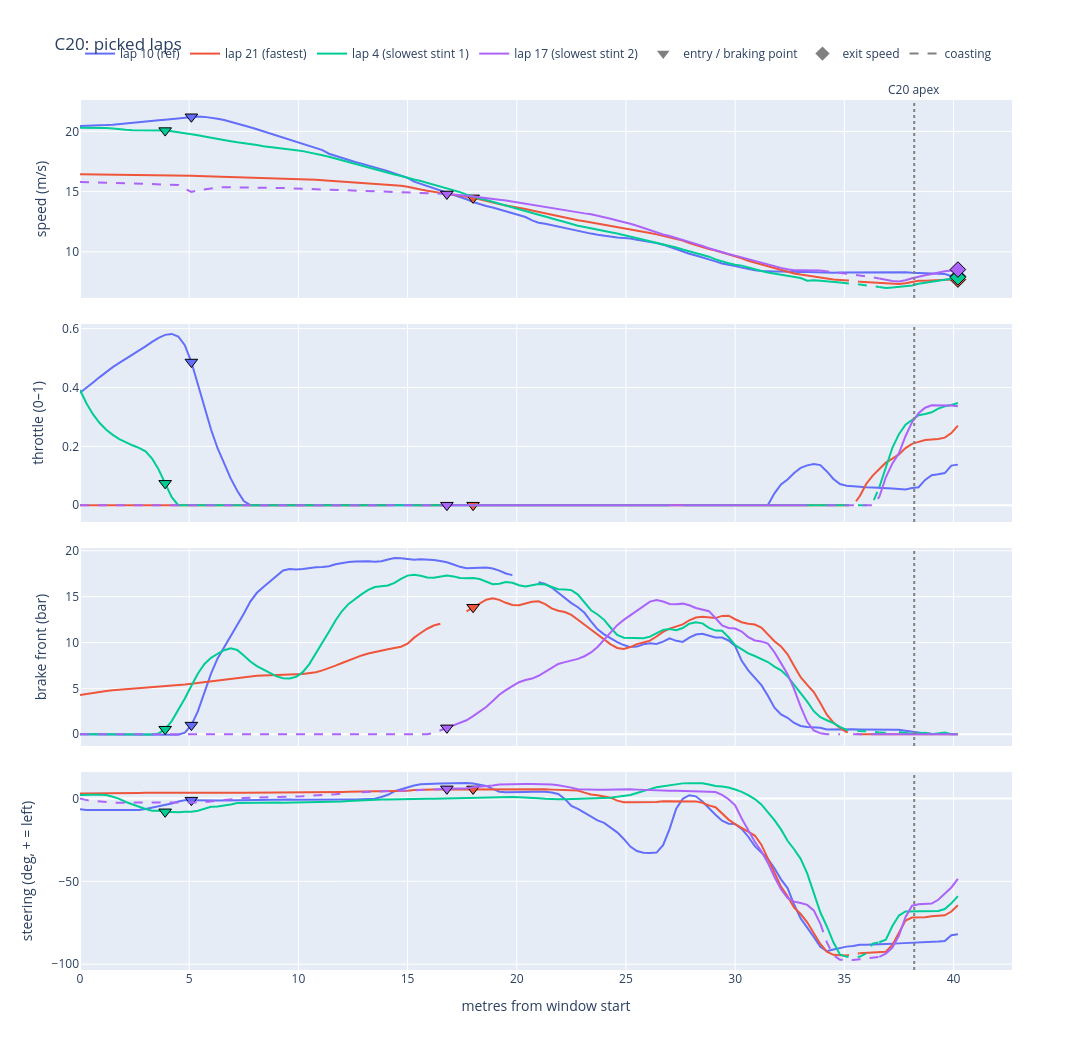

The notebook cell saved with this chart:
### Markdown cell above
* **Metrics:**
  - Lap 22 brakes for about as long as lap 10 in C2 (2.08 s vs 1.92 s) but much lighter (9.55 bar vs 16.08 bar), and it comes out of C2 at 10.6 m/s against 9.1 m/s for lap 10. So the fastest lap is not braking less, it is braking lighter and carrying more speed into the corner.
  - Lap 10 is the only fast lap that brakes again for C3 (4.87 bar), lap 22 does not brake at all there. The minimum speed between C2 and C3 is 8.07 m/s for lap 10 against 9.29 m/s for lap 22, which shows how much speed lap 10 loses by slowing down too much in C2.
  - Lap 3 brakes the longest of all in C2 (2.11 s) and its minimum speed comes 0.4 m after the C2 apex, which matches the late brake release. It is also the slowest between C2 and C3 with a minimum speed of 7.33 m/s, and it coasts for 2.4 m in C3 and 2.7 m in C4, which is the coast before C4 that we see on the plot.
  - Lap 15 coasts for 24 m (1.73 s) before braking for C2, but its minimum speed in C2 (10.61 m/s) is the same as lap 22. So the coasting does not cost him speed at the apex, it costs him time on the approach, where he is much slower than everyone.
  - At the exit of the esses lap 10 is the fastest with 15.48 m/s, against 13.89 m/s for lap 22, 13.39 m/s for lap 3 and 12.54 m/s for lap 15.
  - Lap 10 has a very high rear wheel slip at the C5 exit (48%), and also 12.9% in C3. That is a lot of wheelspin, so either the driver is putting too much throttle on the exit, or this measurement is off for this lap. This needs to be checked before we use it.
  - Corrections to the plot reading: lap 3 exits at 13.39 m/s, not 13.6 m/s. Lap 22 does not really coast between C2 and C3, it barely touches the throttle (around 0.02), so it is only 2.4 m of coasting in C2.

### Code cell
# 90 degrees corner
plot_group("C20").show()

### Figure 1 — Plotly figure (JSON) as saved in the notebook; plotly's stock layout.template omitted (floating-point values rounded to 4 significant figures; data arrays with more than 128 entries replaced by an {"elided": "..."} marker saying what was removed)
{"data": [{"legendgroup": "10", "line": {"color": "#636EFA"}, "mode": "lines", "name": "lap 10 (ref)", "showlegend": true, "type": "scatter", "x": {"elided": "135 float values"}, "xaxis": "x", "y": {"elided": "135 float values"}, "yaxis": "y"}, {"legendgroup": "10", "line": {"color": "#636EFA", "dash": "dash"}, "mode": "lines", "name": "lap 10 (ref) coasting", "showlegend": false, "type": "scatter", "x": {"elided": "135 float values"}, "xaxis": "x", "y": {"elided": "135 float values"}, "yaxis": "y"}, {"hoverinfo": "text", "hovertext": "lap 10: C20 entry (braking)", "legendgroup": "10", "marker": {"color": "#636EFA", "line": {"color": "black", "width": 1}, "size": 11, "symbol": "triangle-down"}, "mode": "markers", "name": "lap 10 (ref)", "showlegend": false, "type": "scatter", "x": [5.1], "xaxis": "x", "y": [21.22], "yaxis": "y"}, {"legendgroup": "10", "line": {"color": "#636EFA"}, "mode": "lines", "name": "lap 10 (ref)", "showlegend": false, "type": "scatter", "x": {"elided": "135 float values"}, "xaxis": "x2", "y": {"elided": "135 float values"}, "yaxis": "y2"}, {"legendgroup": "10", "line": {"color": "#636EFA", "dash": "dash"}, "mode": "lines", "name": "lap 10 (ref) coasting", "showlegend": false, "type": "scatter", "x": {"elided": "135 float values"}, "xaxis": "x2", "y": {"elided": "135 float values"}, "yaxis": "y2"}, {"hoverinfo": "text", "hovertext": "lap 10: C20 entry (braking)", "legendgroup": "10", "marker": {"color": "#636EFA", "line": {"color": "black", "width": 1}, "size": 11, "symbol": "triangle-down"}, "mode": "markers", "name": "lap 10 (ref)", "showlegend": false, "type": "scatter", "x": [5.1], "xaxis": "x2", "y": [0.4865], "yaxis": "y2"}, {"legendgroup": "10", "line": {"color": "#636EFA"}, "mode": "lines", "name": "lap 10 (ref)", "showlegend": false, "type": "scatter", "x": {"elided": "135 float values"}, "xaxis": "x3", "y": {"elided": "135 float values"}, "yaxis": "y3"}, {"legendgroup": "10", "line": {"color": "#636EFA", "dash": "dash"}, "mode": "lines", "name": "lap 10 (ref) coasting", "showlegend": false, "type": "scatter", "x": {"elided": "135 float values"}, "xaxis": "x3", "y": {"elided": "135 float values"}, "yaxis": "y3"}, {"hoverinfo": "text", "hovertext": "lap 10: C20 entry (braking)", "legendgroup": "10", "marker": {"color": "#636EFA", "line": {"color": "black", "width": 1}, "size": 11, "symbol": "triangle-down"}, "mode": "markers", "name": "lap 10 (ref)", "showlegend": false, "type": "scatter", "x": [5.1], "xaxis": "x3", "y": [0.9962], "yaxis": "y3"}, {"legendgroup": "10", "line": {"color": "#636EFA"}, "mode": "lines", "name": "lap 10 (ref)", "showlegend": false, "type": "scatter", "x": {"elided": "135 float values"}, "xaxis": "x4", "y": {"elided": "135 float values"}, "yaxis": "y4"}, {"legendgroup": "10", "line": {"color": "#636EFA", "dash": "dash"}, "mode": "lines", "name": "lap 10 (ref) coasting", "showlegend": false, "type": "scatter", "x": {"elided": "135 float values"}, "xaxis": "x4", "y": {"elided": "135 float values"}, "yaxis": "y4"}, {"hoverinfo": "text", "hovertext": "lap 10: C20 entry (braking)", "legendgroup": "10", "marker": {"color": "#636EFA", "line": {"color": "black", "width": 1}, "size": 11, "symbol": "triangle-down"}, "mode": "markers", "name": "lap 10 (ref)", "showlegend": false, "type": "scatter", "x": [5.1], "xaxis": "x4", "y": [-1.032], "yaxis": "y4"}, {"hoverinfo": "text", "hovertext": "lap 10: exit 7.96 m/s", "legendgroup": "10", "marker": {"color": "#636EFA", "line": {"color": "black", "width": 1}, "size": 12, "symbol": "diamond"}, "mode": "markers", "name": "lap 10 (ref)", "showlegend": false, "type": "scatter", "x": [40.2], "xaxis": "x", "y": [7.961], "yaxis": "y"}, {"legendgroup": "21", "line": {"color": "#EF553B"}, "mode": "lines", "name": "lap 21 (fastest)", "showlegend": true, "type": "scatter", "x": {"elided": "135 float values"}, "xaxis": "x", "y": {"elided": "135 float values"}, "yaxis": "y"}, {"legendgroup": "21", "line": {"color": "#EF553B", "dash": "dash"}, "mode": "lines", "name": "lap 21 (fastest) coasting", "showlegend": false, "type": "scatter", "x": {"elided": "135 float values"}, "xaxis": "x", "y": {"elided": "135 float values"}, "yaxis": "y"}, {"hoverinfo": "text", "hovertext": "lap 21: C20 entry (braking)", "legendgroup": "21", "marker": {"color": "#EF553B", "line": {"color": "black", "width": 1}, "size": 11, "symbol": "triangle-down"}, "mode": "markers", "name": "lap 21 (fastest)", "showlegend": false, "type": "scatter", "x": [18], "xaxis": "x", "y": [14.48], "yaxis": "y"}, {"legendgroup": "21", "line": {"color": "#EF553B"}, "mode": "lines", "name": "lap 21 (fastest)", "showlegend": false, "type": "scatter", "x": {"elided": "135 float values"}, "xaxis": "x2", "y": {"elided": "135 float values"}, "yaxis": "y2"}, {"legendgroup": "21", "line": {"color": "#EF553B", "dash": "dash"}, "mode": "lines", "name": "lap 21 (fastest) coasting", "showlegend": false, "type": "scatter", "x": {"elided": "135 float values"}, "xaxis": "x2", "y": {"elided": "135 float values"}, "yaxis": "y2"}, {"hoverinfo": "text", "hovertext": "lap 21: C20 entry (braking)", "legendgroup": "21", "marker": {"color": "#EF553B", "line": {"color": "black", "width": 1}, "size": 11, "symbol": "triangle-down"}, "mode": "markers", "name": "lap 21 (fastest)", "showlegend": false, "type": "scatter", "x": [18], "xaxis": "x2", "y": [0], "yaxis": "y2"}, {"legendgroup": "21", "line": {"color": "#EF553B"}, "mode": "lines", "name": "lap 21 (fastest)", "showlegend": false, "type": "scatter", "x": {"elided": "135 float values"}, "xaxis": "x3", "y": {"elided": "135 float values"}, "yaxis": "y3"}, {"legendgroup": "21", "line": {"color": "#EF553B", "dash": "dash"}, "mode": "lines", "name": "lap 21 (fastest) coasting", "showlegend": false, "type": "scatter", "x": {"elided": "135 float values"}, "xaxis": "x3", "y": {"elided": "135 float values"}, "yaxis": "y3"}, {"hoverinfo": "text", "hovertext": "lap 21: C20 entry (braking)", "legendgroup": "21", "marker": {"color": "#EF553B", "line": {"color": "black", "width": 1}, "size": 11, "symbol": "triangle-down"}, "mode": "markers", "name": "lap 21 (fastest)", "showlegend": false, "type": "scatter", "x": [18], "xaxis": "x3", "y": [13.85], "yaxis": "y3"}, {"legendgroup": "21", "line": {"color": "#EF553B"}, "mode": "lines", "name": "lap 21 (fastest)", "showlegend": false, "type": "scatter", "x": {"elided": "135 float values"}, "xaxis": "x4", "y": {"elided": "135 float values"}, "yaxis": "y4"}, {"legendgroup": "21", "line": {"color": "#EF553B", "dash": "dash"}, "mode": "lines", "name": "lap 21 (fastest) coasting", "showlegend": false, "type": "scatter", "x": {"elided": "135 float values"}, "xaxis": "x4", "y": {"elided": "135 float values"}, "yaxis": "y4"}, {"hoverinfo": "text", "hovertext": "lap 21: C20 entry (braking)", "legendgroup": "21", "marker": {"color": "#EF553B", "line": {"color": "black", "width": 1}, "size": 11, "symbol": "triangle-down"}, "mode": "markers", "name": "lap 21 (fastest)", "showlegend": false, "type": "scatter", "x": [18], "xaxis": "x4", "y": [5.735], "yaxis": "y4"}, {"hoverinfo": "text", "hovertext": "lap 21: exit 7.70 m/s", "legendgroup": "21", "marker": {"color": "#EF553B", "line": {"color": "black", "width": 1}, "size": 12, "symbol": "diamond"}, "mode": "markers", "name": "lap 21 (fastest)", "showlegend": false, "type": "scatter", "x": [40.2], "xaxis": "x", "y": [7.695], "yaxis": "y"}, {"legendgroup": "4", "line": {"color": "#00CC96"}, "mode": "lines", "name": "lap 4 (slowest stint 1)", "showlegend": true, "type": "scatter", "x": {"elided": "135 float values"}, "xaxis": "x", "y": {"elided": "135 float values"}, "yaxis": "y"}, {"legendgroup": "4", "line": {"color": "#00CC96", "dash": "dash"}, "mode": "lines", "name": "lap 4 (slowest stint 1) coasting", "showlegend": false, "type": "scatter", "x": {"elided": "135 float values"}, "xaxis": "x", "y": {"elided": "135 float values"}, "yaxis": "y"}, {"hoverinfo": "text", "hovertext": "lap 4: C20 entry (braking)", "legendgroup": "4", "marker": {"color": "#00CC96", "line": {"color": "black", "width": 1}, "size": 11, "symbol": "triangle-down"}, "mode": "markers", "name": "lap 4 (slowest stint 1)", "showlegend": false, "type": "scatter", "x": [3.9], "xaxis": "x", "y": [20.07], "yaxis": "y"}, {"legendgroup": "4", "line": {"color": "#00CC96"}, "mode": "lines", "name": "lap 4 (slowest stint 1)", "showlegend": false, "type": "scatter", "x": {"elided": "135 float values"}, "xaxis": "x2", "y": {"elided": "135 float values"}, "yaxis": "y2"}, {"legendgroup": "4", "line": {"color": "#00CC96", "dash": "dash"}, "mode": "lines", "name": "lap 4 (slowest stint 1) coasting", "showlegend": false, "type": "scatter", "x": {"elided": "135 float values"}, "xaxis": "x2", "y": {"elided": "135 float values"}, "yaxis": "y2"}, {"hoverinfo": "text", "hovertext": "lap 4: C20 entry (braking)", "legendgroup": "4", "marker": {"color": "#00CC96", "line": {"color": "black", "width": 1}, "size": 11, "symbol": "triangle-down"}, "mode": "markers", "name": "lap 4 (slowest stint 1)", "showlegend": false, "type": "scatter", "x": [3.9], "xaxis": "x2", "y": [0.07427], "yaxis": "y2"}, {"legendgroup": "4", "line": {"color": "#00CC96"}, "mode": "lines", "name": "lap 4 (slowest stint 1)", "showlegend": false, "type": "scatter", "x": {"elided": "135 float values"}, "xaxis": "x3", "y": {"elided": "135 float values"}, "yaxis": "y3"}, {"legendgroup": "4", "line": {"color": "#00CC96", "dash": "dash"}, "mode": "lines", "name": "lap 4 (slowest stint 1) coasting", "showlegend": false, "type": "scatter", "x": {"elided": "135 float values"}, "xaxis": "x3", "y": {"elided": "135 float values"}, "yaxis": "y3"}, {"hoverinfo": "text", "hovertext": "lap 4: C20 entry (braking)", "legendgroup": "4", "marker": {"color": "#00CC96", "line": {"color": "black", "width": 1}, "size": 11, "symbol": "triangle-down"}, "mode": "markers", "name": "lap 4 (slowest stint 1)", "showlegend": false, "type": "scatter", "x": [3.9], "xaxis": "x3", "y": [0.5509], "yaxis": "y3"}, {"legendgroup": "4", "line": {"color": "#00CC96"}, "mode": "lines", "name": "lap 4 (slowest stint 1)", "showlegend": false, "type": "scatter", "x": {"elided": "135 float values"}, "xaxis": "x4", "y": {"elided": "135 float values"}, "yaxis": "y4"}, {"legendgroup": "4", "line": {"color": "#00CC96", "dash": "dash"}, "mode": "lines", "name": "lap 4 (slowest stint 1) coasting", "showlegend": false, "type": "scatter", "x": {"elided": "135 float values"}, "xaxis": "x4", "y": {"elided": "135 float values"}, "yaxis": "y4"}, {"hoverinfo": "text", "hovertext": "lap 4: C20 entry (braking)", "legendgroup": "4", "marker": {"color": "#00CC96", "line": {"color": "black", "width": 1}, "size": 11, "symbol": "triangle-down"}, "mode": "markers", "name": "lap 4 (slowest stint 1)", "showlegend": false, "type": "scatter", "x": [3.9], "xaxis": "x4", "y": [-8.064], "yaxis": "y4"}, {"hoverinfo": "text", "hovertext": "lap 4: exit 7.88 m/s", "legendgroup": "4", "marker": {"color": "#00CC96", "line": {"color": "black", "width": 1}, "size": 12, "symbol": "diamond"}, "mode": "markers", "name": "lap 4 (slowest stint 1)", "showlegend": false, "type": "scatter", "x": [40.2], "xaxis": "x", "y": [7.88], "yaxis": "y"}, {"legendgroup": "17", "line": {"color": "#AB63FA"}, "mode": "lines", "name": "lap 17 (slowest stint 2)", "showlegend": true, "type": "scatter", "x": {"elided": "135 float values"}, "xaxis": "x", "y": {"elided": "135 float values"}, "yaxis": "y"}, {"legendgroup": "17", "line": {"color": "#AB63FA", "dash": "dash"}, "mode": "lines", "name": "lap 17 (slowest stint 2) coasting", "showlegend": false, "type": "scatter", "x": {"elided": "135 float values"}, "xaxis": "x", "y": {"elided": "135 float values"}, "yaxis": "y"}, {"hoverinfo": "text", "hovertext": "lap 17: C20 entry (braking)", "legendgroup": "17", "marker": {"color": "#AB63FA", "line": {"color": "black", "width": 1}, "size": 11, "symbol": "triangle-down"}, "mode": "markers", "name": "lap 17 (slowest stint 2)", "showlegend": false, "type": "scatter", "x": [16.8], "xaxis": "x", "y": [14.8], "yaxis": "y"}, {"legendgroup": "17", "line": {"color": "#AB63FA"}, "mode": "lines", "name": "lap 17 (slowest stint 2)", "showlegend": false, "type": "scatter", "x": {"elided": "135 float values"}, "xaxis": "x2", "y": {"elided": "135 float values"}, "yaxis": "y2"}, {"legendgroup": "17", "line": {"color": "#AB63FA", "dash": "dash"}, "mode": "lines", "name": "lap 17 (slowest stint 2) coasting", "showlegend": false, "type": "scatter", "x": {"elided": "135 float values"}, "xaxis": "x2", "y": {"elided": "135 float values"}, "yaxis": "y2"}, {"hoverinfo": "text", "hovertext": "lap 17: C20 entry (braking)", "legendgroup": "17", "marker": {"color": "#AB63FA", "line": {"color": "black", "width": 1}, "size": 11, "symbol": "triangle-down"}, "mode": "markers", "name": "lap 17 (slowest stint 2)", "showlegend": false, "type": "scatter", "x": [16.8], "xaxis": "x2", "y": [0], "yaxis": "y2"}, {"legendgroup": "17", "line": {"color": "#AB63FA"}, "mode": "lines", "name": "lap 17 (slowest stint 2)", "showlegend": false, "type": "scatter", "x": {"elided": "135 float values"}, "xaxis": "x3", "y": {"elided": "135 float values"}, "yaxis": "y3"}, {"legendgroup": "17", "line": {"color": "#AB63FA", "dash": "dash"}, "mode": "lines", "name": "lap 17 (slowest stint 2) coasting", "showlegend": false, "type": "scatter", "x": {"elided": "135 float values"}, "xaxis": "x3", "y": {"elided": "135 float values"}, "yaxis": "y3"}, {"hoverinfo": "text", "hovertext": "lap 17: C20 entry (braking)", "legendgroup": "17", "marker": {"color": "#AB63FA", "line": {"color": "black", "width": 1}, "size": 11, "symbol": "triangle-down"}, "mode": "markers", "name": "lap 17 (slowest stint 2)", "showlegend": false, "type": "scatter", "x": [16.8], "xaxis": "x3", "y": [0.6972], "yaxis": "y3"}, {"legendgroup": "17", "line": {"color": "#AB63FA"}, "mode": "lines", "name": "lap 17 (slowest stint 2)", "showlegend": false, "type": "scatter", "x": {"elided": "135 float values"}, "xaxis": "x4", "y": {"elided": "135 float values"}, "yaxis": "y4"}, {"legendgroup": "17", "line": {"color": "#AB63FA", "dash": "dash"}, "mode": "lines", "name": "lap 17 (slowest stint 2) coasting", "showlegend": false, "type": "scatter", "x": {"elided": "135 float values"}, "xaxis": "x4", "y": {"elided": "135 float values"}, "yaxis": "y4"}, {"hoverinfo": "text", "hovertext": "lap 17: C20 entry (braking)", "legendgroup": "17", "marker": {"color": "#AB63FA", "line": {"color": "black", "width": 1}, "size": 11, "symbol": "triangle-down"}, "mode": "markers", "name": "lap 17 (slowest stint 2)", "showlegend": false, "type": "scatter", "x": [16.8], "xaxis": "x4", "y": [5.794], "yaxis": "y4"}, {"hoverinfo": "text", "hovertext": "lap 17: exit 8.53 m/s", "legendgroup": "17", "marker": {"color": "#AB63FA", "line": {"color": "black", "width": 1}, "size": 12, "symbol": "diamond"}, "mode": "markers", "name": "lap 17 (slowest stint 2)", "showlegend": false, "type": "scatter", "x": [40.2], "xaxis": "x", "y": [8.529], "yaxis": "y"}, {"marker": {"color": "grey", "size": 11, "symbol": "triangle-down"}, "mode": "markers", "name": "entry / braking point", "type": "scatter", "x": [null], "xaxis": "x", "y": [null], "yaxis": "y"}, {"marker": {"color": "grey", "size": 11, "symbol": "diamond"}, "mode": "markers", "name": "exit speed", "type": "scatter", "x": [null], "xaxis": "x", "y": [null], "yaxis": "y"}, {"line": {"color": "grey", "dash": "dash"}, "mode": "lines", "name": "coasting", "type": "scatter", "x": [null], "xaxis": "x", "y": [null], "yaxis": "y"}], "layout": {"annotations": [{"showarrow": false, "text": "C20 apex", "x": 38.2, "y": 1, "yanchor": "bottom", "yref": "paper"}], "height": 1050, "legend": {"orientation": "h", "y": 1.07}, "shapes": [{"line": {"color": "grey", "dash": "dot"}, "type": "line", "x0": 38.2, "x1": 38.2, "xref": "x", "y0": 0, "y1": 1, "yref": "y domain"}, {"line": {"color": "grey", "dash": "dot"}, "type": "line", "x0": 38.2, "x1": 38.2, "xref": "x2", "y0": 0, "y1": 1, "yref": "y2 domain"}, {"line": {"color": "grey", "dash": "dot"}, "type": "line", "x0": 38.2, "x1": 38.2, "xref": "x3", "y0": 0, "y1": 1, "yref": "y3 domain"}, {"line": {"color": "grey", "dash": "dot"}, "type": "line", "x0": 38.2, "x1": 38.2, "xref": "x4", "y0": 0, "y1": 1, "yref": "y4 domain"}], "title": {"text": "C20: picked laps"}, "width": 1300, "xaxis": {"anchor": "y", "domain": [0, 1], "matches": "x4", "showticklabels": false}, "xaxis2": {"anchor": "y2", "domain": [0, 1], "matches": "x4", "showticklabels": false}, "xaxis3": {"anchor": "y3", "domain": [0, 1], "matches": "x4", "showticklabels": false}, "xaxis4": {"anchor": "y4", "domain": [0, 1], "title": {"text": "metres from window start"}}, "yaxis": {"anchor": "x", "domain": [0.7725, 1], "title": {"text": "speed (m/s)"}}, "yaxis2": {"anchor": "x2", "domain": [0.515, 0.7425], "title": {"text": "throttle (0–1)"}}, "yaxis3": {"anchor": "x3", "domain": [0.2575, 0.485], "title": {"text": "brake front (bar)"}}, "yaxis4": {"anchor": "x4", "domain": [0, 0.2275], "title": {"text": "steering (deg, + = left)"}}}}
